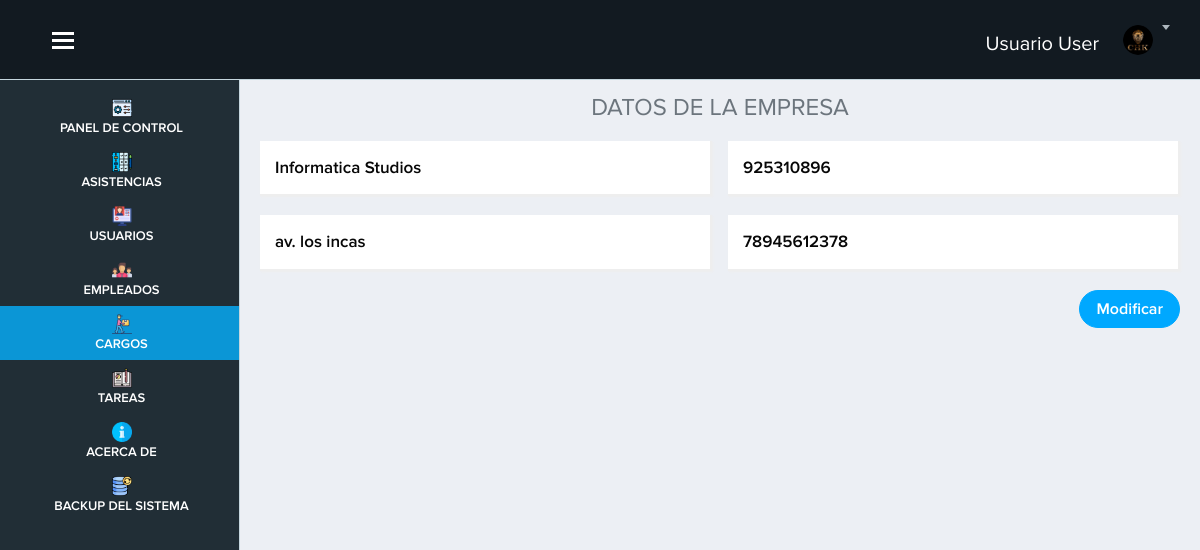
Screenshot of /vista/acerca.php (signed in) with the database file from the repository.
### tables this page shows
CREATE TABLE `empresa` (
  `id_empresa` int(11) NOT NULL,
  `nombre` varchar(255) NOT NULL,
  `telefono` varchar(20) DEFAULT NULL,
  `ubicacion` varchar(255) DEFAULT NULL,
  `ruc` varchar(255) DEFAULT NULL
);

### vista/acerca.php (the view, shortened to what this page needs)
<?php require('./layout/topbar.php'); ?>
<?php require('./layout/sidebar.php'); ?>
<div class="page-content">
    <h4 class="text-center text-secondary">DATOS DE LA EMPRESA</h4>
    <?php
    include '../modelo/conexion.php';
    $sql = $conexion->query(" select * from empresa ");
    ?>
    <div class="row">
        <form action="" method="POST">
            <?php
            while ($datos = $sql->fetch_object()) { ?>
                <div class="fl-flex-label mb-4 px-2 col-12 col-md-6">
                    <input type="text" placeholder="Nombre" class="input input__text" name="txtnombre" value="<?= $datos->nombre ?>">
                </div>
                <div class="fl-flex-label mb-4 px-2 col-12 col-md-6">
                    <input type="text" placeholder="Telefono" class="input input__text" name="txttelefono" value="<?= $datos->telefono ?>">
                </div>
                <div class="fl-flex-label mb-4 px-2 col-12 col-md-6">
                    <input type="text" placeholder="Ubicacion" class="input input__text" name="txtubicacion" value="<?= $datos->ubicacion ?>">
                </div>
                <div class="fl-flex-label mb-4 px-2 col-12 col-md-6">
                    <input type="text" placeholder="Ruc" class="input input__text" name="txtruc" value="<?= $datos->ruc ?>">
                </div>
                <div class="text-right p-2">
                    <button type="submit" value="ok" name="btnmodificar" class="btn btn-primary btn-rounded">Modificar</button>
                </div>
            <?php }
            ?>
        </form>
    </div>
</div>
</div>
<?php require('./layout/footer.php'); ?>

### public/principal/css/estilos.css (style rules this page uses)
.input { width: 100%; border: none; background: white; padding: 15px; border-bottom: 2px solid rgb(238, 238, 238); border-right: 2px solid rgb(238, 238, 238); transition: all 0.3s; color: rgb(7, 7, 7) !important; font-weight: 600; font-size: 17px; box-shadow: 1px 1px 2px rgb(238, 238, 238); margin-bottom: -5px; outline: none !important; }
.input::placeholder { font-size: 14px; font-weight: normal; }

### vista/layout/topbar.php (style rules this page uses)
.page-content { margin-top: 70px; }

### rows the page displays
empresa: txtnombre "Informatica Studios", txttelefono "925310896", txtubicacion "av. los incas", txtruc "78945612378"

### other values shown
$_SESSION["nombre"] "Usuario"
$_SESSION["apellido"] "User"
